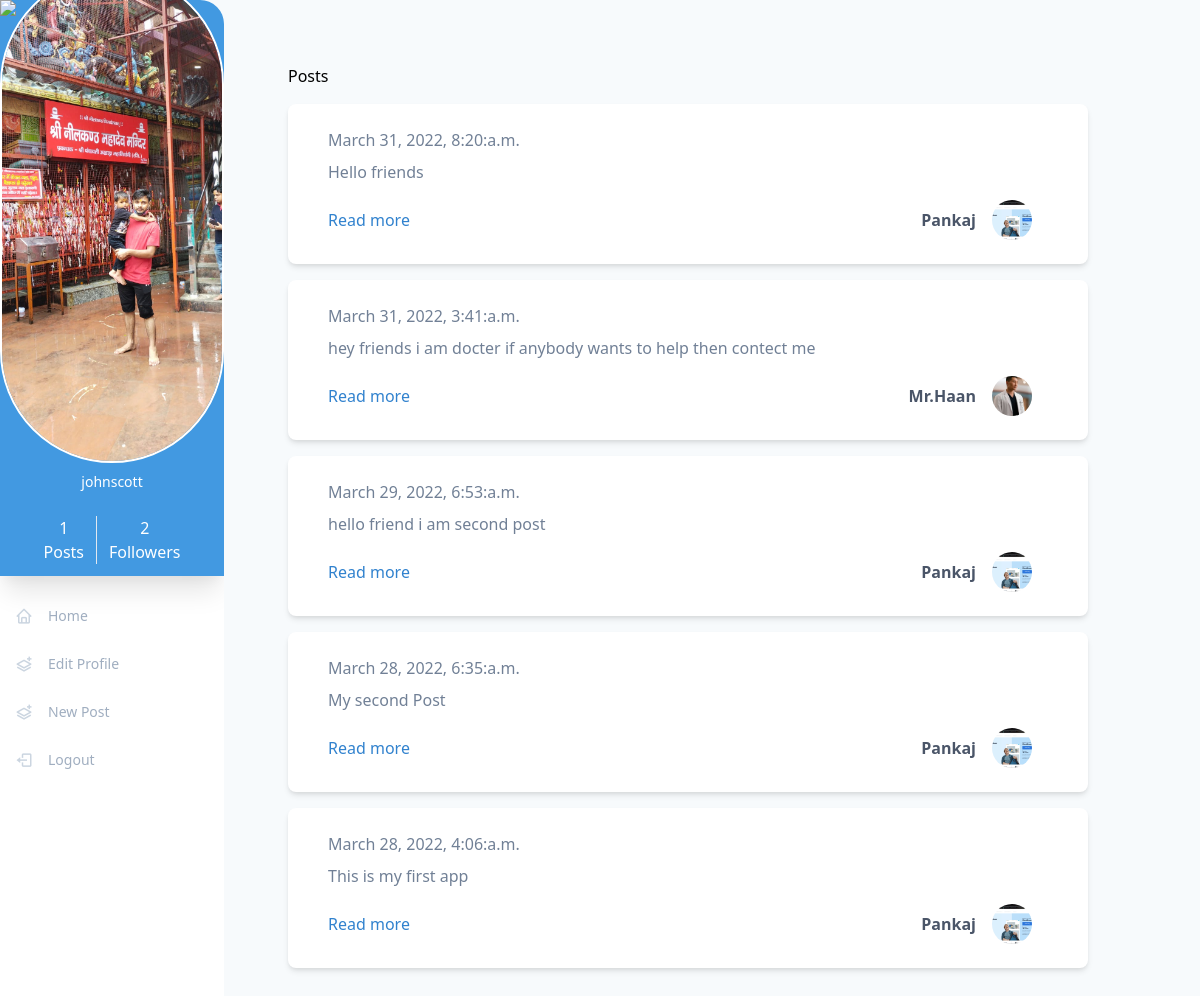
Screenshot of / (signed in) with the database file from the repository.
### feed/models.py (models this page shows, shortened)
class Post(models.Model):
    text = models.CharField(max_length=240)
    date = models.DateTimeField(auto_now=True)
    author = models.ForeignKey(
        User,
        on_delete=models.CASCADE,
    )

### feed/views.py (the view)
# urls.py: path("",views.HomeView.as_view(),name='index'),
class HomeView(TemplateView):
    http_method_names = ["get"]
    template_name = "homepage.html"
    def dispatch(self, request, *args, **kwargs):
        self.request = request
        return super().dispatch(request, *args, **kwargs)
    def get_context_data(self, *args, **kwargs):
        context = super().get_context_data( *args,**kwargs)
        if self.request.user.is_authenticated:
            context['total_posts'] = Post.objects.filter(author=self.request.user).count()
            context['total_followers'] = Follower.objects.filter(following=self.request.user).count();
            following = list(Follower.objects.filter(followed_by=self.request.user).values_list('following',flat=True))
            if not following:
                posts = Post.objects.all().order_by("-id")[0:30]
            else:
                posts = Post.objects.filter(author__in=following).order_by("-id")[0:60]
        else:
            posts = Post.objects.all().order_by("-id")[0:30]
        context['posts'] = posts
        return context

### template/homepage.html (shortened to what this page needs)
{% extends "base.html" %}
    {% block body %}
    <div id="posts-container">
        <h1>Posts</h1>
        {% for post in posts %}
            {% include 'include/post.html' with post=post show_detail_link=True %}
        {% endfor %}
    </div>
    {% endblock %}

### template/base.html (shortened to what this page needs)
{% load static%}
{% load thumbnail %}
<!DOCTYPE html>
<html lang="en">
<head>
    <link href="https://unpkg.com/tailwindcss@^1.0/dist/tailwind.min.css" rel="stylesheet">
    <link rel="stylesheet" href="https://unpkg.com/boxicons@2.0.7/css/boxicons.min.css" />
</head>
<body>
<div class="min-h-screen flex flex-row bg-gray-100">
  <div class="flex flex-col w-56 bg-white rounded-r-3xl overflow-hidden">
    {% if not request.user.is_authenticated %}
    <div class="flex items-center justify-center h-20 shadow-md">
      <h1 class="text-3xl uppercase text-indigo-500">TIL</h1>
    </div>
    {% else %}
    <div class="overflow-hidden shadow-xl max-w-xs bg-blue-500">
    <div class="flex justify-center -mt-8">
        {% thumbnail user.profile.image "100x100" crop="center" as im %}
          <img src="{{ im.url }}" class="rounded-full border-solid border-white border-2 -mt-3">
        {% endthumbnail %}
    </div>
    <div class="text-center px-3 pb-6 pt-2">
        <h3 class="text-white text-sm bold font-sans">{{user.username}}</h3>
    </div>
      <div class="flex justify-center pb-3 text-white">
      <div class="text-center mr-3 border-r pr-3">
        <h2>{{total_posts}}</h2>
        <span>Posts</span>
      </div>
      <div class="text-center">
        <h2>{{total_followers}}</h2>
        <span>Followers</span>
      </div>
      </div>
  </div>
  {% endif %}
    <ul class="flex flex-col py-4">
      <li>
        <a href="/" class="flex flex-row items-center h-12 transform hover:translate-x-2 transition-transform ease-in duration-200 text-gray-500 hover:text-gray-800">
          <span class="inline-flex items-center justify-center h-12 w-12 text-lg text-gray-400"><i class="bx bx-home"></i></span>
          <span class="text-sm font-medium">Home</span>
        </a>
      </li>
      {% if request.user.is_authenticated %}
      <li>
        <a href="{% url 'profiles:editprofile' request.user.username %}" class="flex flex-row items-center h-12 transform hover:translate-x-2 transition-transform ease-in duration-200 text-gray-500 hover:text-gray-800 ">
          <span class="inline-flex items-center justify-center h-12 w-12 text-lg text-gray-400"><i class="bx bx-layer-plus"></i></span>
          <span class="text-sm font-medium">Edit Profile</span>
        </a>
      </li>
      <li>
        <a href="{% url 'feed:new_post' %}" class="flex flex-row items-center h-12 transform hover:translate-x-2 transition-transform ease-in duration-200 text-gray-500 hover:text-gray-800 js-toggle-modal">
          <span class="inline-flex items-center justify-center h-12 w-12 text-lg text-gray-400"><i class="bx bx-layer-plus"></i></span>
          <span class="text-sm font-medium">New Post</span>
        </a>
      </li>
      <li>
        <a href="{% url 'account_logout' %}" class="flex flex-row items-center h-12 transform hover:translate-x-2 transition-transform ease-in duration-200 text-gray-500 hover:text-gray-800">
          <span class="inline-flex items-center justify-center h-12 w-12 text-lg text-gray-400"><i class="bx bx-log-out"></i></span>
          <span class="text-sm font-medium">Logout</span>
        </a>
      </li>
      {% endif %}
    </ul>
  </div>
  <div class="p-16">
    {% block body %}{% endblock %}
  </div>
</div>
</body>
</html>

### template/include/post.html
{% load thumbnail %}
<div class="max-w-4xl px-10 my-4 py-6 bg-white rounded-lg shadow-md" style="width: 50rem">
    <div class="flex justify-between items-center">
        <span class="font-light text-gray-600">{{post.date|date:"F j, Y, g:i:a" }}</span>
    </div>
    <div class="mt-2">
        <p class="mt-2 text-gray-600">{{post.text}}</p>
    </div>
    <div class="flex justify-between items-center mt-4">
        {% if show_detail_link %}
            <a class="text-blue-600 hover:underline" href="{% url 'feed:detail' post.id %}">Read more</a>
        {% else %}
            <span>&nbsp;</span>
        {% endif %}
        <div>
            <a class="flex items-center" href="{% url 'profiles:detail' post.author.username %}">
                <h1 class="text-gray-700 font-bold">{{post.author.username}}</h1>
                {% thumbnail post.author.profile.image "373x373" crop="center" as im %}
                    <img src="{{ im.url }}" class="mx-4 w-10 h-10 object-cover rounded-full hidden sm:block">
                {% endthumbnail %}
            </a>
        </div>
    </div>
</div>

### rows the page displays
Post: date "March 31, 2022, 8:20:a.m.", text "Hello friends", author.username "Pankaj"
Post: date "March 31, 2022, 3:41:a.m.", text "hey friends i am docter if anybody wants to help then contect me", author.username "Mr.Haan", shows a picture
Post: date "March 29, 2022, 6:53:a.m.", text "hello friend i am second post", author.username "Pankaj"
Post: date "March 28, 2022, 6:35:a.m.", text "My second Post", author.username "Pankaj"
Post: date "March 28, 2022, 4:06:a.m.", text "This is my first app", author.username "Pankaj"

### other values shown
{{ user.username }} "johnscott"
{{ total_posts }} "1"
{{ total_followers }} "2"
